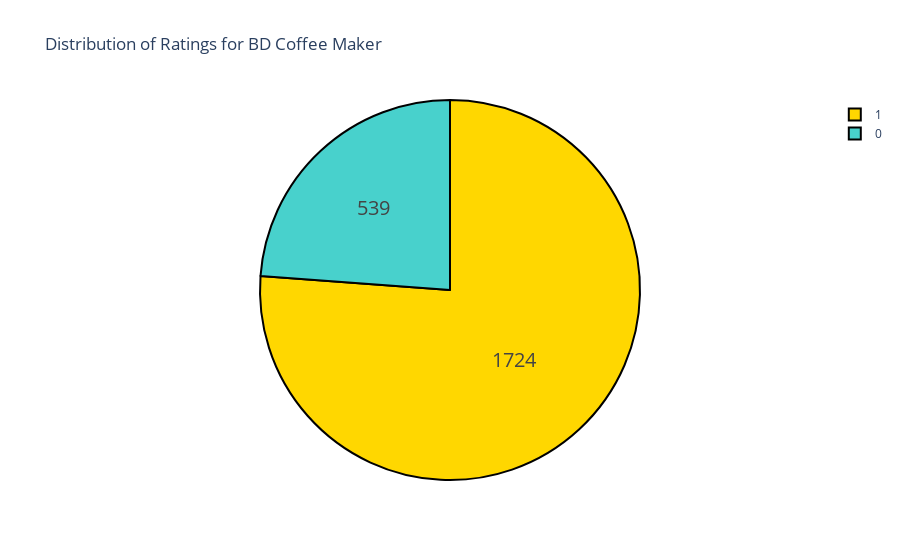

The notebook cell saved with this chart:
### Code cell
ratings = df['rating'].value_counts()
colors = ['gold', 'mediumturquoise']

label_rating = ratings.index
size_rating = ratings.values

rating_piechart = go.Pie(labels = label_rating,
                         values = size_rating,
                         name = 'BD Coffee Maker', hole = 0.0)

pdf = [rating_piechart]

layout = go.Layout(title = 'Distribution of Ratings for BD Coffee Maker')

fig = go.Figure(data = pdf, layout = layout)
fig.update_traces(hoverinfo='label+percent', textinfo='value', textfont_size=20,
                  marker=dict(colors=colors, line=dict(color='#000000', width=2)))

py.iplot(fig)

### Figure 1 — Plotly figure (JSON) as saved in the notebook; plotly's stock layout.template omitted (floating-point values rounded to 4 significant figures)
{"data": [{"hole": 0, "hoverinfo": "label+percent", "labels": [1, 0], "marker": {"colors": ["gold", "mediumturquoise"], "line": {"color": "#000000", "width": 2}}, "name": "BD Coffee Maker", "textfont": {"size": 20}, "textinfo": "value", "type": "pie", "values": [1724, 539]}], "layout": {"title": {"text": "Distribution of Ratings for BD Coffee Maker"}}}
